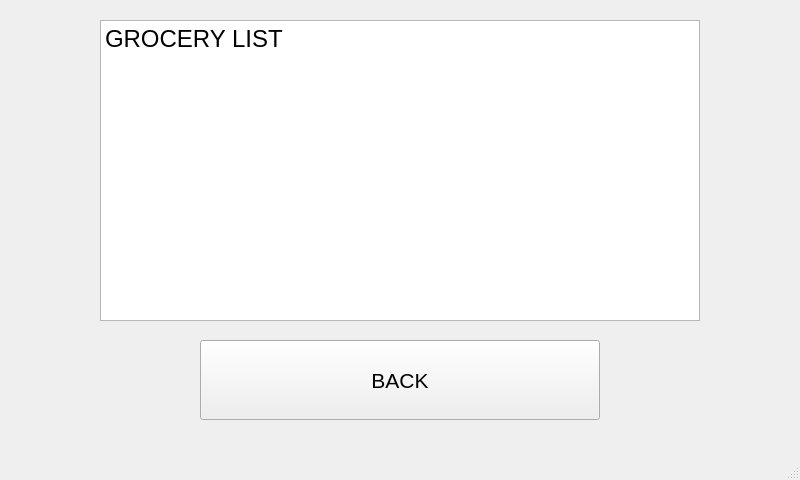
<?xml version="1.0" encoding="UTF-8"?>
<ui version="4.0">
 <class>MainWindow</class>
 <widget class="QMainWindow" name="MainWindow">
  <property name="geometry">
   <rect>
    <x>0</x>
    <y>0</y>
    <width>800</width>
    <height>480</height>
   </rect>
  </property>
  <property name="windowTitle">
   <string>MainWindow</string>
  </property>
  <widget class="QWidget" name="centralwidget">
   <widget class="QTextBrowser" name="textBrowser">
    <property name="geometry">
     <rect>
      <x>100</x>
      <y>20</y>
      <width>600</width>
      <height>301</height>
     </rect>
    </property>
    <property name="html">
     <string>&lt;!DOCTYPE HTML PUBLIC &quot;-//W3C//DTD HTML 4.0//EN&quot; &quot;http://www.w3.org/TR/REC-html40/strict.dtd&quot;&gt;
&lt;html&gt;&lt;head&gt;&lt;meta name=&quot;qrichtext&quot; content=&quot;1&quot; /&gt;&lt;style type=&quot;text/css&quot;&gt;
p, li { white-space: pre-wrap; }
&lt;/style&gt;&lt;/head&gt;&lt;body style=&quot; font-family:'MS Shell Dlg 2'; font-size:7.8pt; font-weight:400; font-style:normal;&quot;&gt;
&lt;p style=&quot; margin-top:0px; margin-bottom:0px; margin-left:0px; margin-right:0px; -qt-block-indent:0; text-indent:0px;&quot;&gt;&lt;span style=&quot; font-size:18pt;&quot;&gt;GROCERY LIST&lt;/span&gt;&lt;/p&gt;&lt;/body&gt;&lt;/html&gt;</string>
    </property>
   </widget>
   <widget class="QPushButton" name="pushButton_2">
    <property name="geometry">
     <rect>
      <x>200</x>
      <y>340</y>
      <width>400</width>
      <height>80</height>
     </rect>
    </property>
    <property name="font">
     <font>
      <pointsize>16</pointsize>
     </font>
    </property>
    <property name="text">
     <string>BACK</string>
    </property>
    <property name="autoDefault">
     <bool>false</bool>
    </property>
   </widget>
  </widget>
  <widget class="QMenuBar" name="menubar">
   <property name="geometry">
    <rect>
     <x>0</x>
     <y>0</y>
     <width>800</width>
     <height>26</height>
    </rect>
   </property>
  </widget>
  <widget class="QStatusBar" name="statusbar"/>
 </widget>
 <resources/>
 <connections/>
</ui>
